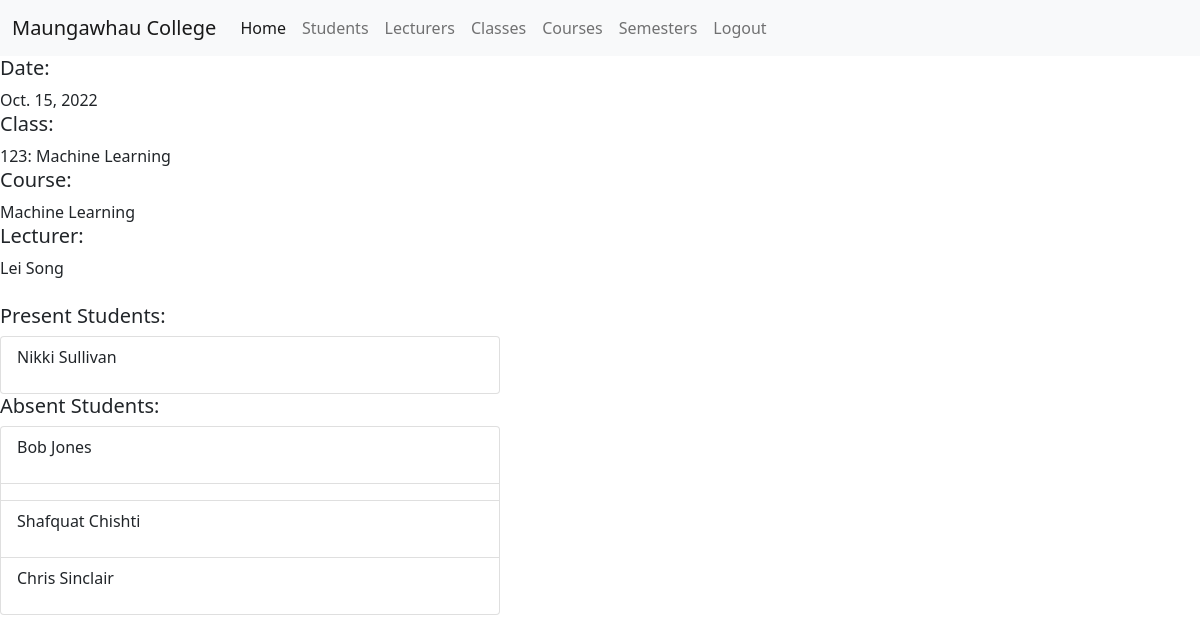
/collegeday/16 (signed in), run on the app's committed database.
### attendance/models.py (models this page shows, shortened)
class CollegeDay(models.Model):
    collegedate = models.DateField()
    collegeclass = models.ForeignKey(Class, on_delete=models.CASCADE)
    students = models.ManyToManyField(Student,blank=True, null=True, related_name="collegeday_student")

class Class(models.Model):
    number = models.CharField(max_length=6)
    course = models.ForeignKey(Course, on_delete=models.CASCADE)
    semester = models.ForeignKey(Semester, on_delete=models.CASCADE)
    lecturer = models.ForeignKey(Lecturer, on_delete=models.SET_NULL, blank=True, null=True)
    students = models.ManyToManyField(Student, blank=True, null=True, related_name="enrolled_student")
    def __str__(self):
        return self.number +": "+self.course.__str__()

class Course(models.Model):
    code = models.CharField(max_length=9)
    name = models.CharField(max_length=50)
    def __str__(self):
        return self.name

class Lecturer(models.Model):
    lecturer_id = models.AutoField(validators=[MinValueValidator(20000001), MaxValueValidator(30000000)],                                   primary_key=True)
    dob = models.DateField(blank=True, null=True)
    user = models.OneToOneField(User, on_delete=models.CASCADE)
    def __str__(self):
        return self.user.first_name + " " + self.user.last_name

class Student(models.Model):
    student_id = models.AutoField(validators=[MinValueValidator(1000000), MaxValueValidator(20000000)],
                                  primary_key=True)
    dob = models.DateField(blank=True, null=True)
    user = models.OneToOneField(User, on_delete=models.CASCADE)
    def __str__(self):
        return self.user.first_name + " " + self.user.last_name

### attendance/views.py (the view)
# urls.py: path('collegeday/<int:collegeday_id>', collegeDayDetail, name="collegeday-detail"),
def collegeDayDetail(request, collegeday_id):
    selected_collegeday = get_object_or_404(CollegeDay, id=collegeday_id)
    students = selected_collegeday.collegeclass.students.all()
    context = {"collegeday": selected_collegeday,
               "students": students}
    return render(request, 'collegeday/collegeday-detail.html', context)

### attendance/templates/collegeday/collegeday-detail.html
{% extends 'base.html' %}
{% block content %}
    {% if user.is_authenticated %}
        {% if user.is_superuser or user.groups.all.0.name == "Lecturer" %}
            <h5>Date: </h5>
            {{ collegeday.collegedate }}
            <br>
            <h5>Class:</h5>
            {{ collegeday.collegeclass }}
            <br>
            <h5>Course:</h5>
            {{ collegeday.collegeclass.course }}
            <br>
            <h5>Lecturer:</h5>
            {{ collegeday.collegeclass.lecturer }}
            <br>
            <br>
            <h5>Present Students:</h5>
            <ul class="list-group">
                {% for student in collegeday.students.all %}
                    <li class="list-group-item" style="width: 500px">
                        {% if user.groups.all.0.name == "Lecturer" %}
                            <p>{{ student }}<a
                                    href="{% url 'mark-as-absent'  collegeday_id=collegeday.id student_id=student.student_id %} "
                                    class="btn btn-danger">Mark As Absent</a></p>
                        {% else %}
                            <p>{{ student }}</p>
                        {% endif %}
                    </li>
                {% endfor %}
            </ul>
            <h5>Absent Students:</h5>
            <ul class="list-group">
                {% for student in students %}
                    <li class="list-group-item" style="width: 500px">
                        {% if student not in collegeday.students.all %}
                            {% if user.groups.all.0.name == "Lecturer" %}
                                <p>{{ student }}<a
                                        href="{% url 'mark-as-present'  collegeday_id=collegeday.id student_id=student.student_id %} "
                                        class="btn btn-success">Mark
                                    As Present</a></p>
                            {% else %}
                                <p>{{ student }}</p>
                            {% endif %}
                        {% endif %}
                    </li>
                {% endfor %}
            </ul>
        {% endif %}
    {% else %}
        <H1>YOU DONT HAVE ACCESS</H1>
    {% endif %}
{% endblock %}

### data on the page
CollegeDay: collegedate "Oct. 15, 2022", collegeclass "123: Machine Learning", collegeclass.course "Machine Learning", collegeclass.lecturer "Lei Song"
Student: user.last_name "Nikki Sullivan"
Student: user.last_name "Bob Jones"
Student: user.last_name "Shafquat Chishti"
Student: user.last_name "Chris Sinclair"
